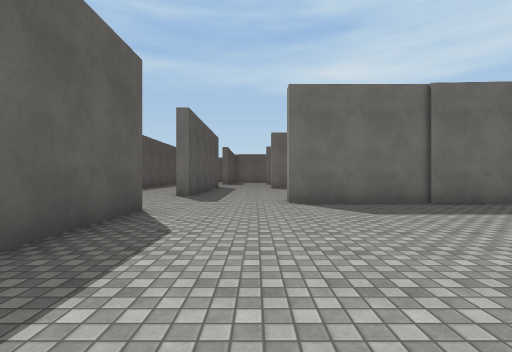
view 1 (above)

20 first-person views from a walk through a 3-D level made in the Unity game engine. The camera is 1.3 m above the floor, looks level and sees 85° across. Doors are open. The floor is counted in squares, 2 m on a side. Each view is taken from the middle of a square. On the plan, view 1 faces up. The plan holds only what a view shows up to about 9 squares ahead; the rest is blank. The place goes on beyond the plan. The player is left out. Surface patterns are stand-ins for the level's own textures.

view 2
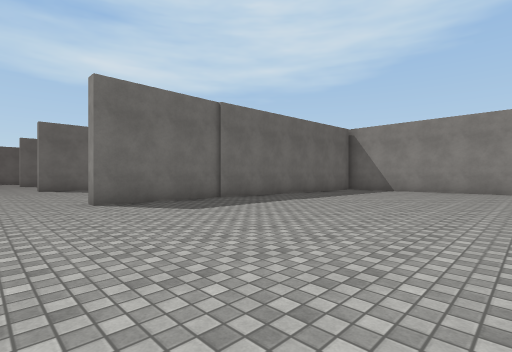

view 3
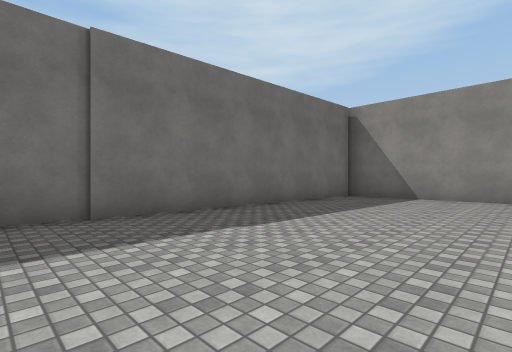

view 4
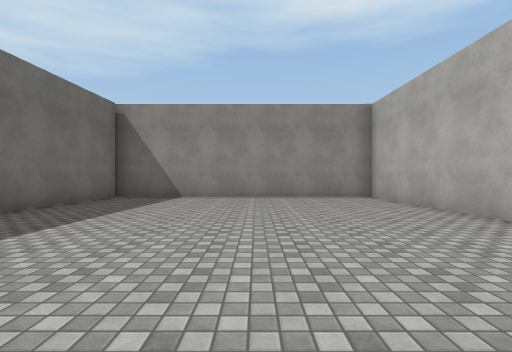

view 5
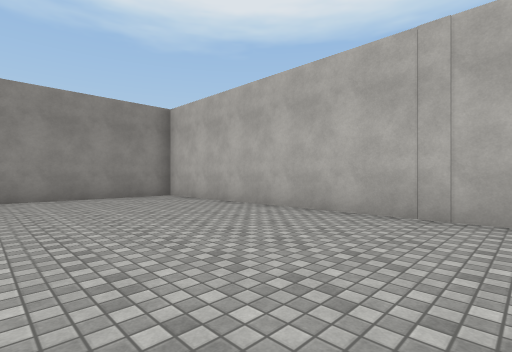

view 6
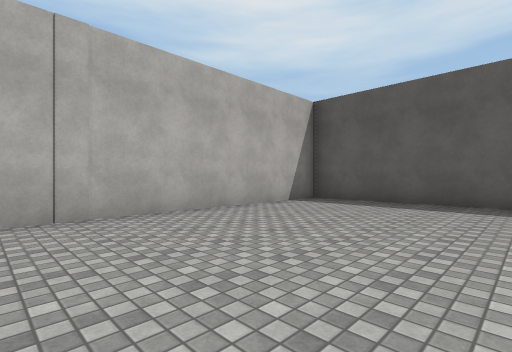

view 7
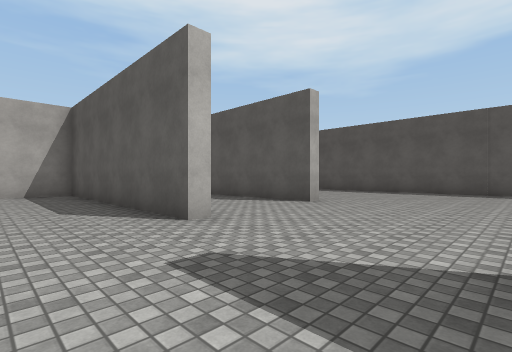

view 8
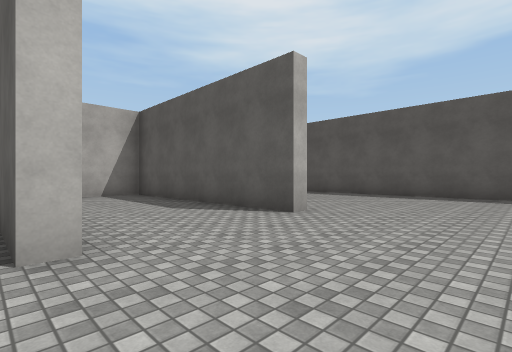

view 9
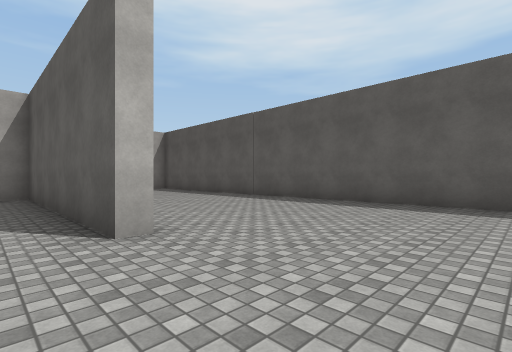

view 10
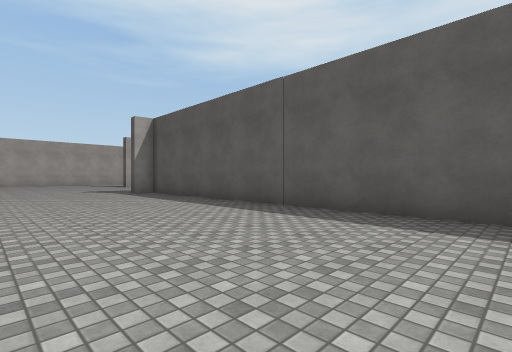

view 11
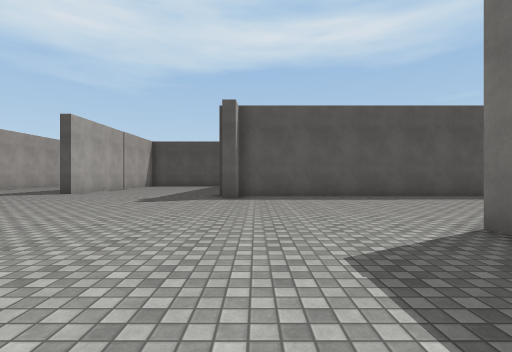

view 12
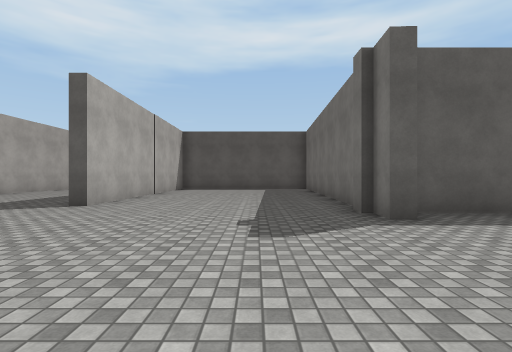

view 13
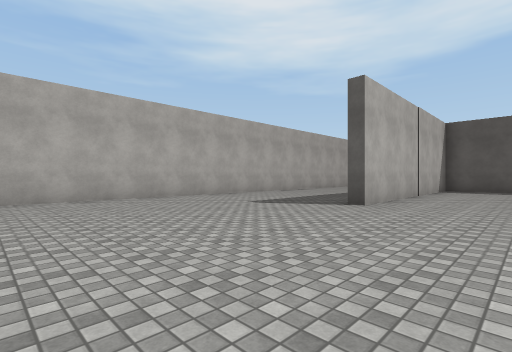

view 14
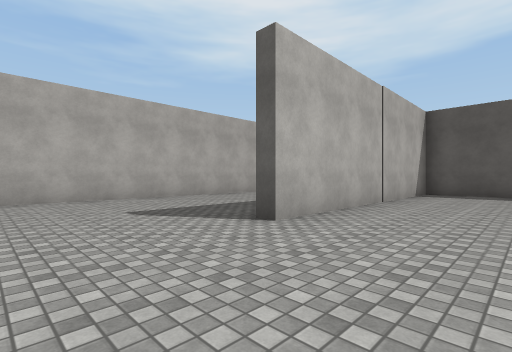

view 15
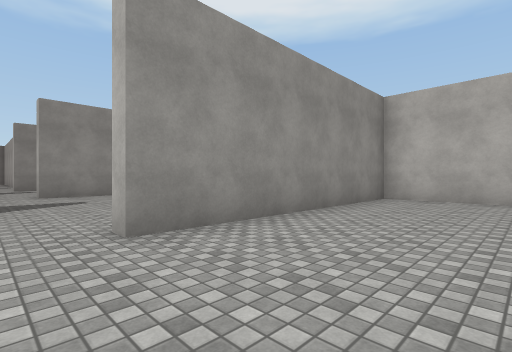

view 16
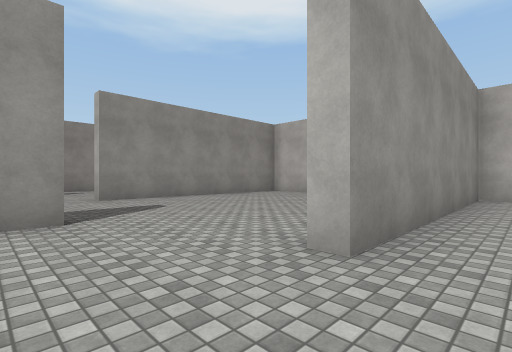

view 17
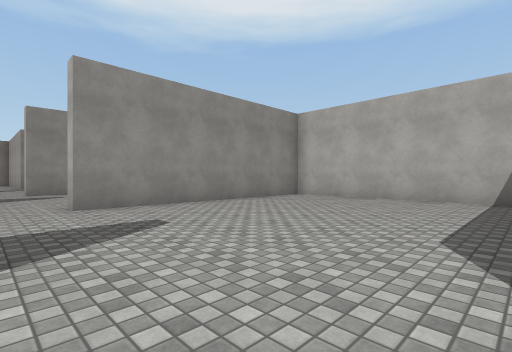

view 18
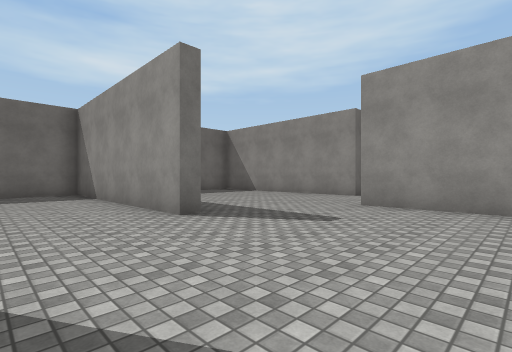

view 19
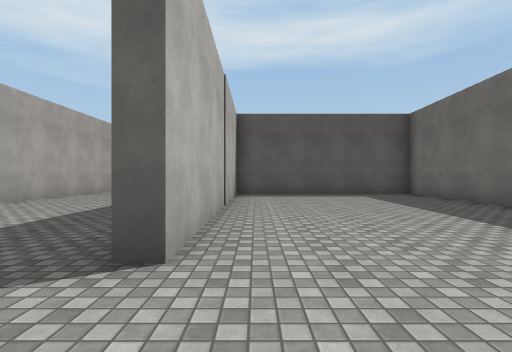

view 20
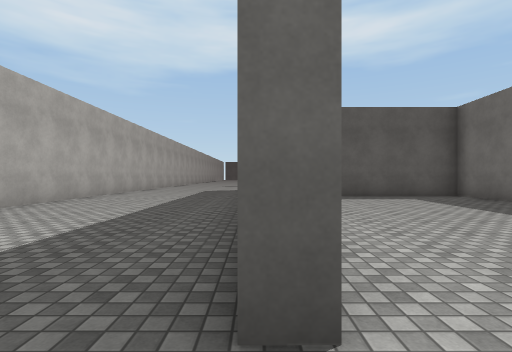

### Floor plan
Points are (right, up) in squares from view 1. A wall is a line through its corners. A room is listed if a view was taken in it or the views show most of it. See-through windows are left out.
Room 1 (views 1, 2, 3, 4, 5, 6)
walls: (-2.2, 5.4) (-2.2, -1.8) (11.7, -1.6) (11.7, 6.3) (0.8, 6.9) (0.8, 7.2)
ways out: opening at (-0.7, 7) to room 2
Room 2 (views 7, 8, 9, 10, 11, 12, 13, 14, 15, 16, 17, 18, 19, 20)
walls: (-3, -2.2) (-6.5, -2.2); (-12.9, -5.9) (-21.1, -5.5); (-2.1, -8.8) (-2.6, -8.8) (-2.6, -2.6); (-6.5, 4.9) (-6, 4.9) (-6, -1.8) (-4.2, -1.8); (-2.6, 5.4) (-2.2, 5.4); (-11.9, 8.5) (-11.9, -5.5) (-11.2, -5.6) (-11.2, -6) (-11.9, -5.9); (-4.8, -17.2) (-0.4, -17.2); (1, -15.7) (1, -10.1); (-21.1, -9.5) (-21.1, -10.7); (-20, -11.7) (-13.1, -11.7) (-13.1, -12.1); (-14.6, -17.2) (-6, -17.2) (-6, -10.1) (-5.5, -10.1); (-21, -17.2) (-17.6, -17.2)
ways out: opening at (-0.7, 7) to room 1; opening at (0, -9)

Positions as (right, up) in squares from view 1, and headings:
1: (0, 0), facing up
2: (-1, 0), facing up-right
3: (3, 2), facing up-right
4: (3, 2), facing right
5: (3, 3), facing down-right
6: (5, 3), facing down-left
7: (0, 9), facing down-left
8: (-2, 8), facing down-left
9: (-5, 8), facing down-left
10: (-7, 5), facing down-left
11: (-3, -5), facing left
12: (-7, -8), facing left
13: (-7, -9), facing down-left
14: (-10, -9), facing down-left
15: (-9, -9), facing down-right
16: (-7, -8), facing down-right
17: (-5, -9), facing down-right
18: (-5, -13), facing up-right
19: (-11, -11), facing left
20: (-12, -12), facing left
